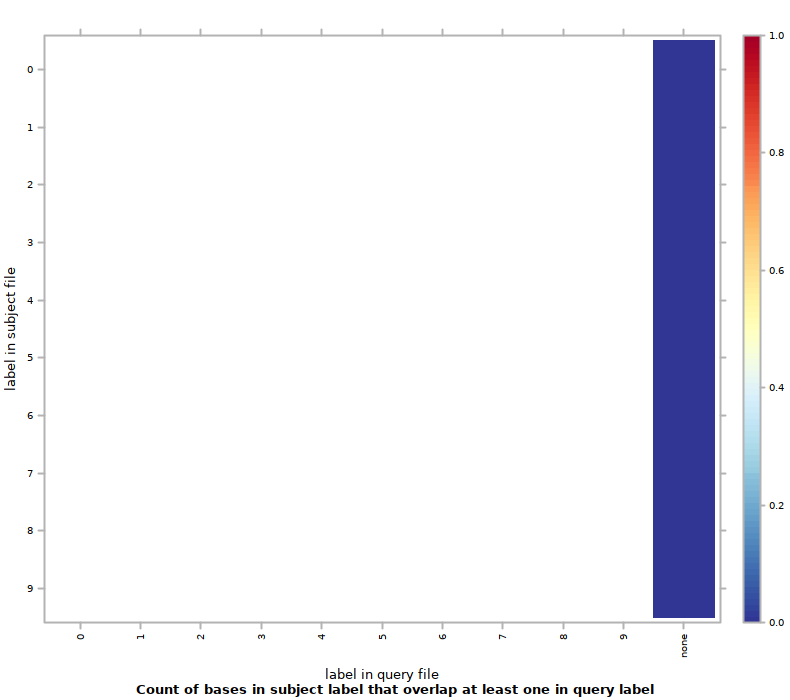

Source code (R):
#!/usr/bin/env Rscript
## transcript produced by Segtools 1.1.14

segtools.r.dirname <-
  system2("python",
          c("-c", "'import segtools; print segtools.get_r_dirname()'"),
          stdout = TRUE)

source(file.path(segtools.r.dirname, 'common.R'))
source(file.path(segtools.r.dirname, 'overlap.R'))
save.overlap.performance('./MCseq30bp1bp/overlap-direct', 'overlap.performance', './MCseq30bp1bp/overlap-direct/overlap.tab', row.normalize = 'FALSE', mnemonic_file = '', clobber = FALSE, col_mnemonic_file = '')
save.overlap.heatmap('./MCseq30bp1bp/overlap-direct', 'overlap', './MCseq30bp1bp/overlap-direct/overlap.tab', clobber = FALSE, col_mnemonic_file = '', cluster = FALSE, max_contrast = FALSE, row.normalize = 'FALSE', mnemonic_file = '')
